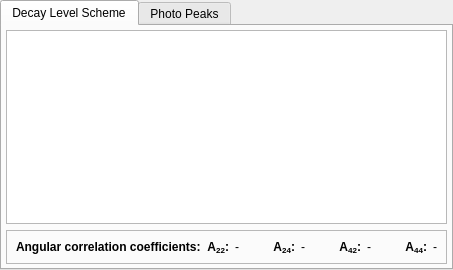
  <widget class="QWidget" name="centralWidget">
   <layout class="QVBoxLayout" name="verticalLayout_3">
    <property name="margin">
     <number>0</number>
    </property>
    <item>
     <widget class="QTabWidget" name="tabWidget">
      <property name="currentIndex">
       <number>0</number>
      </property>
      <widget class="QWidget" name="decayCascadeTab">
       <attribute name="title">
        <string>Decay Level Scheme</string>
       </attribute>
       <layout class="QVBoxLayout" name="verticalLayout_4">
        <property name="margin">
         <number>4</number>
        </property>
        <item>
         <widget class="QGraphicsView" name="decayView">
          <property name="sizePolicy">
           <sizepolicy hsizetype="Expanding" vsizetype="Expanding">
            <horstretch>1</horstretch>
            <verstretch>0</verstretch>
           </sizepolicy>
          </property>
         </widget>
        </item>
        <item>
         <widget class="QFrame" name="frame">
          <property name="frameShape">
           <enum>QFrame::StyledPanel</enum>
          </property>
          <property name="frameShadow">
           <enum>QFrame::Raised</enum>
          </property>
          <layout class="QHBoxLayout" name="horizontalLayout">
           <item>
            <widget class="QLabel" name="anisotropyLabel">
             <property name="font">
              <font>
               <weight>75</weight>
               <bold>true</bold>
              </font>
             </property>
             <property name="text">
              <string>Angular correlation coefficients:</string>
             </property>
            </widget>
           </item>
           <item>
            <widget class="QLabel" name="a22Label">
             <property name="sizePolicy">
              <sizepolicy hsizetype="Fixed" vsizetype="Preferred">
               <horstretch>0</horstretch>
               <verstretch>0</verstretch>
              </sizepolicy>
             </property>
             <property name="font">
              <font>
               <weight>75</weight>
               <bold>true</bold>
              </font>
             </property>
             <property name="text">
              <string>&lt;html&gt;&lt;head/&gt;&lt;body&gt;&lt;p&gt;A&lt;span style=&quot; vertical-align:sub;&quot;&gt;22&lt;/span&gt;:&lt;/p&gt;&lt;/body&gt;&lt;/html&gt;</string>
             </property>
             <property name="alignment">
              <set>Qt::AlignRight|Qt::AlignTrailing|Qt::AlignVCenter</set>
             </property>
            </widget>
           </item>
           <item>
            <widget class="QLabel" name="a22">
             <property name="font">
              <font>
               <weight>50</weight>
               <bold>false</bold>
              </font>
             </property>
             <property name="toolTip">
              <string>&lt;html&gt;&lt;head/&gt;&lt;body&gt;&lt;p&gt;A&lt;span style=&quot; vertical-align:sub;&quot;&gt;22&lt;/span&gt;&lt;/p&gt;&lt;p&gt;If the sign of δ&lt;sub&gt;1&lt;/sub&gt; or δ&lt;sub&gt;2&lt;/sub&gt; is unknown all possible combinations are shown. Results are then tagged with the signs of δ&lt;sub&gt;1&lt;/sub&gt; and δ&lt;sub&gt;2&lt;/sub&gt;.&lt;/p&gt;&lt;/body&gt;&lt;/html&gt;</string>
             </property>
             <property name="text">
              <string>-</string>
             </property>
             <property name="wordWrap">
              <bool>true</bool>
             </property>
             <property name="textInteractionFlags">
              <set>Qt::LinksAccessibleByMouse|Qt::TextSelectableByKeyboard|Qt::TextSelectableByMouse</set>
             </property>
            </widget>
           </item>
           <item>
            <widget class="QLabel" name="a24Label">
             <property name="sizePolicy">
              <sizepolicy hsizetype="Fixed" vsizetype="Preferred">
               <horstretch>0</horstretch>
               <verstretch>0</verstretch>
              </sizepolicy>
             </property>
             <property name="minimumSize">
              <size>
               <width>50</width>
               <height>0</height>
              </size>
             </property>
             <property name="font">
              <font>
               <weight>75</weight>
               <bold>true</bold>
              </font>
             </property>
             <property name="text">
              <string>&lt;html&gt;&lt;head/&gt;&lt;body&gt;&lt;p&gt;A&lt;span style=&quot; vertical-align:sub;&quot;&gt;24&lt;/span&gt;:&lt;/p&gt;&lt;/body&gt;&lt;/html&gt;</string>
             </property>
             <property name="alignment">
              <set>Qt::AlignRight|Qt::AlignTrailing|Qt::AlignVCenter</set>
             </property>
            </widget>
           </item>
           <item>
            <widget class="QLabel" name="a24">
             <property name="font">
              <font>
               <weight>50</weight>
               <bold>false</bold>
              </font>
             </property>
             <property name="toolTip">
              <string>&lt;html&gt;&lt;head/&gt;&lt;body&gt;&lt;p&gt;A&lt;span style=&quot; vertical-align:sub;&quot;&gt;24&lt;/span&gt;&lt;/p&gt;&lt;p&gt;If the sign of δ&lt;sub&gt;1&lt;/sub&gt; or δ&lt;sub&gt;2&lt;/sub&gt; is unknown all possible combinations are shown. Results are then tagged with the signs of δ&lt;sub&gt;1&lt;/sub&gt; and δ&lt;sub&gt;2&lt;/sub&gt;.&lt;/p&gt;&lt;/body&gt;&lt;/html&gt;</string>
             </property>
             <property name="text">
              <string>-</string>
             </property>
             <property name="wordWrap">
              <bool>true</bool>
             </property>
             <property name="textInteractionFlags">
              <set>Qt::LinksAccessibleByMouse|Qt::TextSelectableByKeyboard|Qt::TextSelectableByMouse</set>
             </property>
            </widget>
           </item>
           <item>
            <widget class="QLabel" name="a42Label">
             <property name="sizePolicy">
              <sizepolicy hsizetype="Fixed" vsizetype="Preferred">
               <horstretch>0</horstretch>
               <verstretch>0</verstretch>
              </sizepolicy>
             </property>
             <property name="minimumSize">
              <size>
               <width>50</width>
               <height>0</height>
              </size>
             </property>
             <property name="font">
              <font>
               <weight>75</weight>
               <bold>true</bold>
              </font>
             </property>
             <property name="text">
              <string>&lt;html&gt;&lt;head/&gt;&lt;body&gt;&lt;p&gt;A&lt;span style=&quot; vertical-align:sub;&quot;&gt;42&lt;/span&gt;:&lt;/p&gt;&lt;/body&gt;&lt;/html&gt;</string>
             </property>
             <property name="alignment">
              <set>Qt::AlignRight|Qt::AlignTrailing|Qt::AlignVCenter</set>
             </property>
            </widget>
           </item>
           <item>
            <widget class="QLabel" name="a42">
             <property name="font">
              <font>
               <weight>50</weight>
               <bold>false</bold>
              </font>
             </property>
             <property name="toolTip">
              <string>&lt;html&gt;&lt;head/&gt;&lt;body&gt;&lt;p&gt;A&lt;span style=&quot; vertical-align:sub;&quot;&gt;42&lt;/span&gt;&lt;/p&gt;&lt;p&gt;If the sign of δ&lt;sub&gt;1&lt;/sub&gt; or δ&lt;sub&gt;2&lt;/sub&gt; is unknown all possible combinations are shown. Results are then tagged with the signs of δ&lt;sub&gt;1&lt;/sub&gt; and δ&lt;sub&gt;2&lt;/sub&gt;.&lt;/p&gt;&lt;/body&gt;&lt;/html&gt;</string>
             </property>
             <property name="text">
              <string>-</string>
             </property>
             <property name="wordWrap">
              <bool>true</bool>
             </property>
             <property name="textInteractionFlags">
              <set>Qt::LinksAccessibleByMouse|Qt::TextSelectableByKeyboard|Qt::TextSelectableByMouse</set>
             </property>
            </widget>
           </item>
           <item>
            <widget class="QLabel" name="a44Label">
             <property name="sizePolicy">
              <sizepolicy hsizetype="Fixed" vsizetype="Preferred">
               <horstretch>0</horstretch>
               <verstretch>0</verstretch>
              </sizepolicy>
             </property>
             <property name="minimumSize">
              <size>
               <width>50</width>
               <height>0</height>
              </size>
             </property>
             <property name="font">
              <font>
               <weight>75</weight>
               <bold>true</bold>
              </font>
             </property>
             <property name="text">
              <string>&lt;html&gt;&lt;head/&gt;&lt;body&gt;&lt;p&gt;A&lt;span style=&quot; vertical-align:sub;&quot;&gt;44&lt;/span&gt;:&lt;/p&gt;&lt;/body&gt;&lt;/html&gt;</string>
             </property>
             <property name="alignment">
              <set>Qt::AlignRight|Qt::AlignTrailing|Qt::AlignVCenter</set>
             </property>
            </widget>
           </item>
           <item>
            <widget class="QLabel" name="a44">
             <property name="font">
              <font>
               <weight>50</weight>
               <bold>false</bold>
              </font>
             </property>
             <property name="toolTip">
              <string>&lt;html&gt;&lt;head/&gt;&lt;body&gt;&lt;p&gt;A&lt;span style=&quot; vertical-align:sub;&quot;&gt;44&lt;/span&gt;&lt;/p&gt;&lt;p&gt;If the sign of δ&lt;sub&gt;1&lt;/sub&gt; or δ&lt;sub&gt;2&lt;/sub&gt; is unknown all possible combinations are shown. Results are then tagged with the signs of δ&lt;sub&gt;1&lt;/sub&gt; and δ&lt;sub&gt;2&lt;/sub&gt;.&lt;/p&gt;&lt;/body&gt;&lt;/html&gt;</string>
             </property>
             <property name="text">
              <string>-</string>
             </property>
             <property name="wordWrap">
              <bool>true</bool>
             </property>
             <property name="textInteractionFlags">
              <set>Qt::LinksAccessibleByMouse|Qt::TextSelectableByKeyboard|Qt::TextSelectableByMouse</set>
             </property>
            </widget>
           </item>
          </layout>
         </widget>
        </item>
       </layout>
      </widget>
      <widget class="QWidget" name="energySpectrumTab">
       <attribute name="title">
        <string>Photo Peaks</string>
       </attribute>
       <layout class="QVBoxLayout" name="energySpectrumLayout"/>
      </widget>
     </widget>
    </item>
   </layout>
  </widget>
